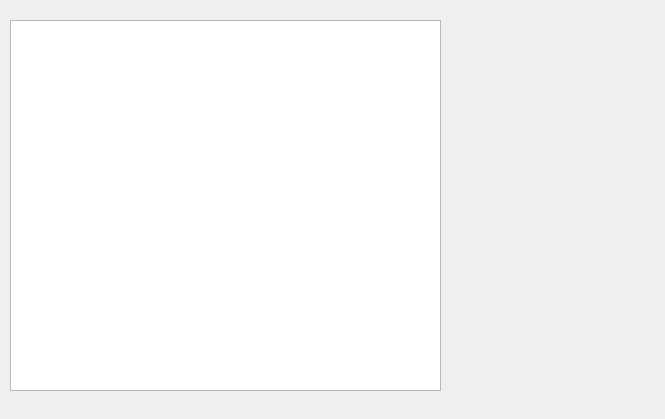
<?xml version="1.0" encoding="UTF-8"?>
<ui version="4.0">
 <class>PathSimulator</class>
 <widget class="QWidget" name="PathSimulator">
  <property name="geometry">
   <rect>
    <x>0</x>
    <y>0</y>
    <width>665</width>
    <height>419</height>
   </rect>
  </property>
  <property name="windowTitle">
   <string>Form</string>
  </property>
  <widget class="QGraphicsView" name="graphicsView">
   <property name="geometry">
    <rect>
     <x>10</x>
     <y>20</y>
     <width>431</width>
     <height>371</height>
    </rect>
   </property>
  </widget>
 </widget>
 <resources/>
 <connections/>
</ui>
